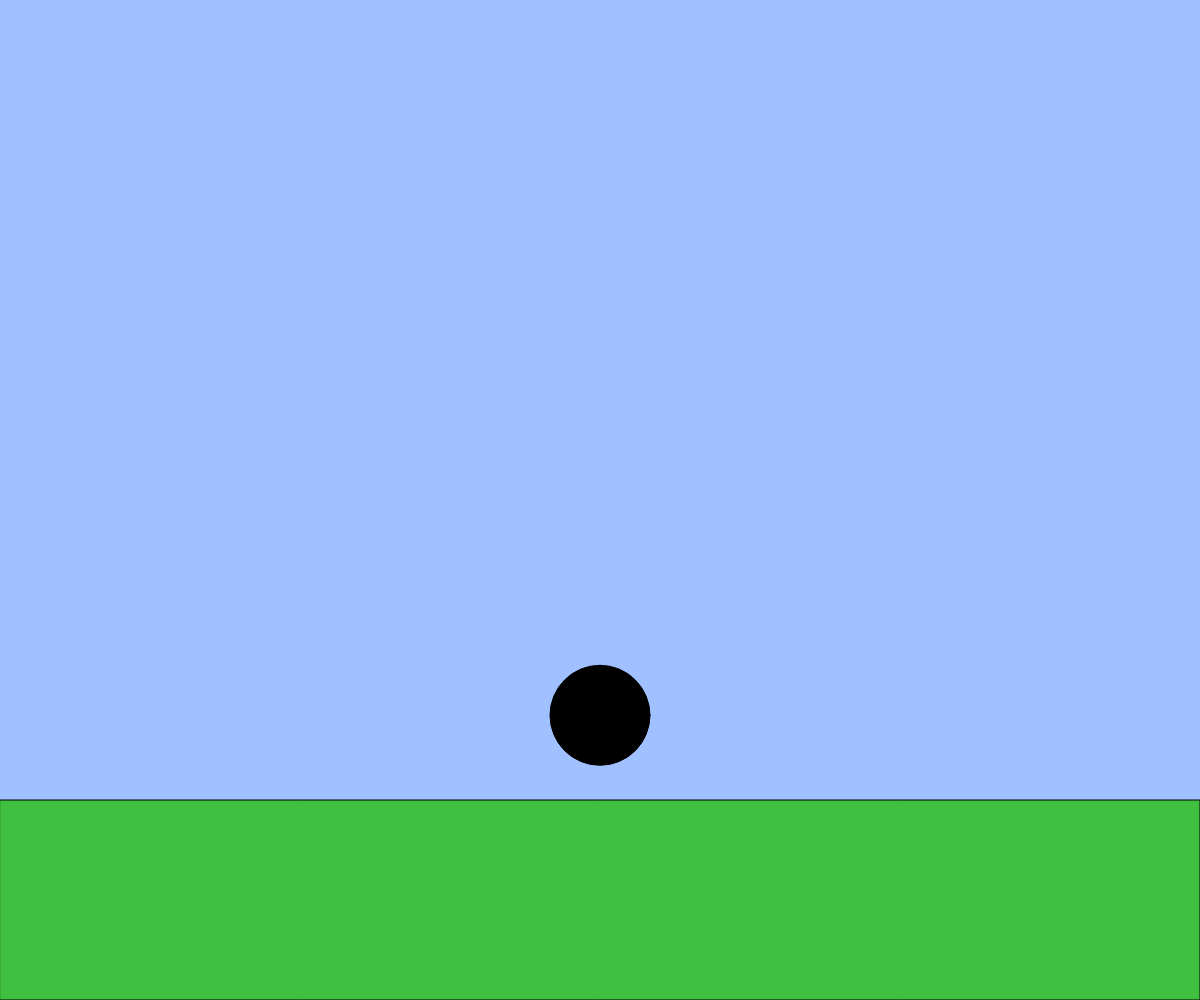
Frame 1 (no input)
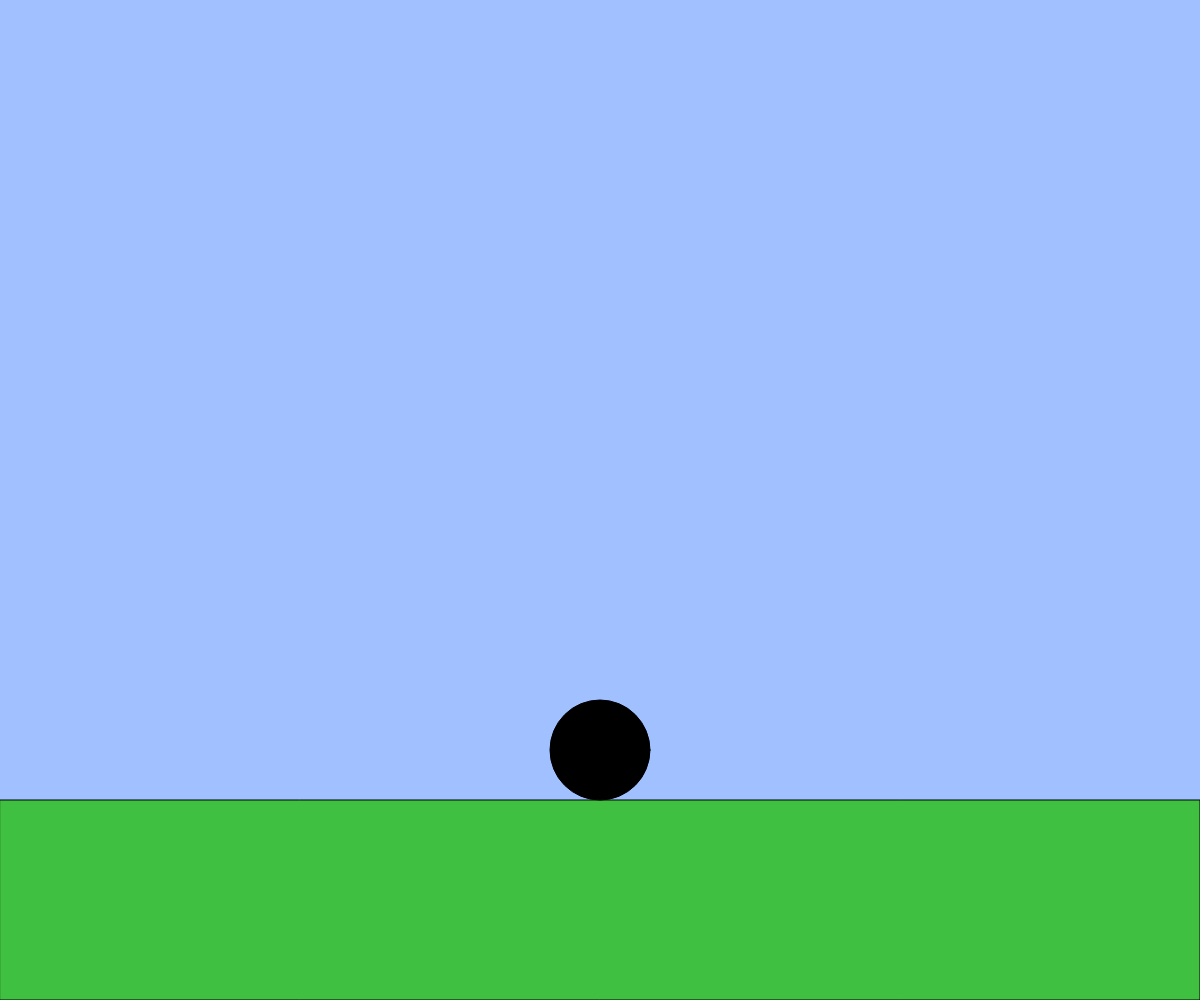
Frame 60 (no input)
Frame 120 (the mouse pressed at the canvas centre since frame 60): identical to frame 60, image omitted

The p5.js sketch that drew these frames (run headless with seeded random() and noise() and a simulated clock; from frame 60 on, the mouse is pressed at the canvas centre):

// p5.js sketch
// ── sketch.js
// 2D アニメーションゲームのようなインタラクション

let x, y;
let vx, vy;
let b;
const g = 1;

function setup(){
  createCanvas(windowWidth, windowHeight);
  x = width / 2;
  y = height / 1.4;
  vx = 0;
  vy = 0;
  b = 5;
}

function windowResized(){
  resizeCanvas(windowWidth, windowHeight);
}

function keyPressed(){
  const size = height * 0.1;
  const groundY = height * 0.8;

  
  if(key == ' ' && y >= groundY - size / 2){
    vy = -20;   
   }
}

function draw(){
  background(160, 192, 255);

  const size = height * 0.1;
  const groundY = height * 0.8;

  // 地面を描く
  fill(64, 192, 64);
  rect(0, groundY, width, height - groundY);

 

  if(keyIsDown && key === 'b' )
    { b = 10; }
  else 
    { b = 5; }
  
 // 左右移動
  if(keyIsDown(LEFT_ARROW))
    { x -= b; }
  if(keyIsDown(RIGHT_ARROW))
    { x += b; }
 
  vy += g;


  x += vx;
  y += vy;

 
  if(y > groundY - size / 2){
    y = groundY - size / 2;
    vy = 0; 
  }

  // 速くなりすぎないように制限
  vx = constrain(vx, -20, 20);
  vy = constrain(vy, -40, 20);

  // キャラクター
  fill(0);
  ellipse(x, y, size, size);
}
